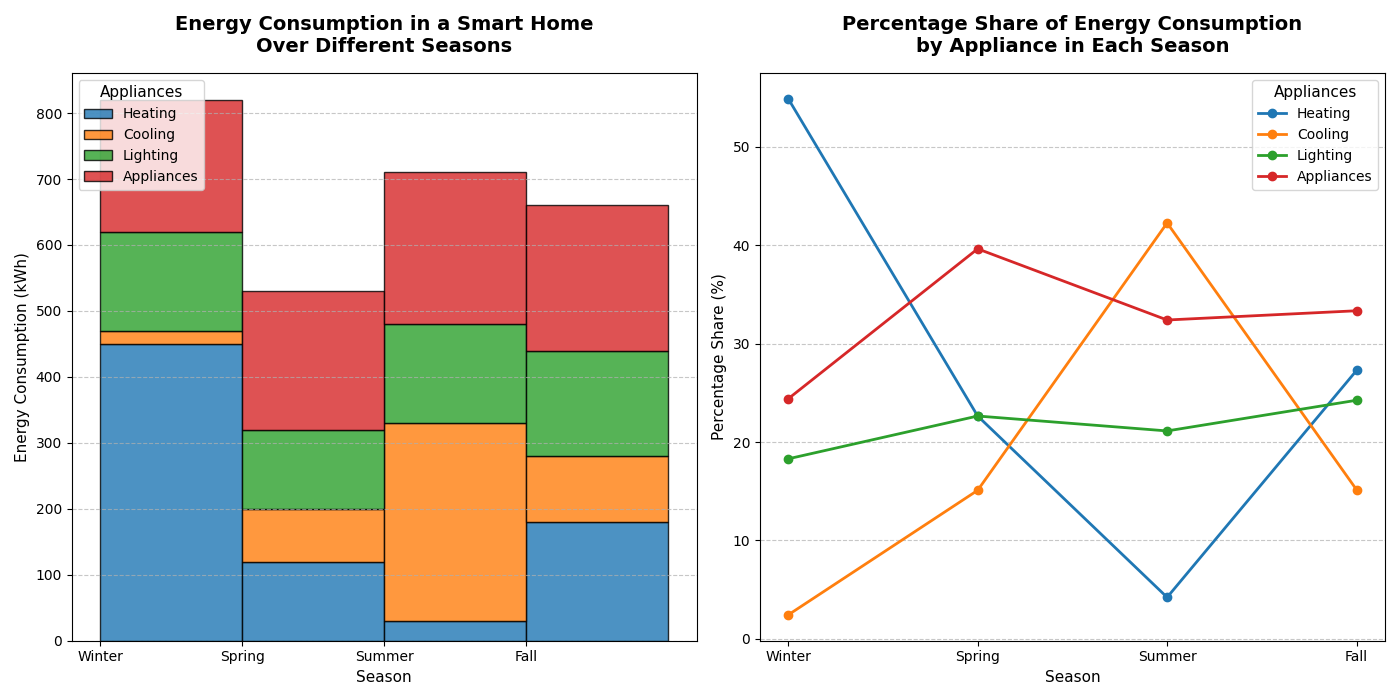

Python code for this plot:
import matplotlib.pyplot as plt
import numpy as np

# Backstory:
# The chart will represent the "Energy Consumption in a Smart Home Over Different Seasons".
# The seasons are Winter, Spring, Summer, and Fall, and we will show the consumption for different appliances: Heating, Cooling, Lighting, and Appliances.

# Defining the seasons
seasons = ['Winter', 'Spring', 'Summer', 'Fall']

# Energy consumption for each appliance in each season (units in kWh)
heating = [450, 120, 30, 180]
cooling = [20, 80, 300, 100]
lighting = [150, 120, 150, 160]
appliances = [200, 210, 230, 220]

# Aggregated data
data = [heating, cooling, lighting, appliances]

# Labels for the appliances
appliance_labels = ['Heating', 'Cooling', 'Lighting', 'Appliances']

# Calculate percentage share for each appliance within a season
def calculate_percentage_share(data):
    percentages = []
    total_consumption = [sum(x) for x in zip(*data)]
    for series in data:
        percentages.append([((val / total) * 100) if total != 0 else 0 for val, total in zip(series, total_consumption)])
    return percentages

percentage_data = calculate_percentage_share(data)

# Setting up the figure and axis
fig, axs = plt.subplots(1, 2, figsize=(14, 7))

# Plotting the stacked histogram
axs[0].hist([np.arange(len(seasons))] * len(data), bins=np.arange(len(seasons) + 1), weights=data, 
            label=appliance_labels, histtype='barstacked', alpha=0.8, edgecolor='black')

axs[0].set_title("Energy Consumption in a Smart Home\nOver Different Seasons", fontsize=14, fontweight='bold', pad=15)
axs[0].set_xlabel("Season", fontsize=11)
axs[0].set_ylabel("Energy Consumption (kWh)", fontsize=11)
axs[0].set_xticks(np.arange(len(seasons)))
axs[0].set_xticklabels(seasons, rotation=0)
axs[0].legend(title="Appliances", fontsize=10, title_fontsize='11', loc='upper left')
axs[0].yaxis.grid(True, linestyle='--', alpha=0.7)

# Plotting the line plot for percentage share
for idx, percentage in enumerate(percentage_data):
    axs[1].plot(seasons, percentage, marker='o', label=appliance_labels[idx], linewidth=2)

axs[1].set_title("Percentage Share of Energy Consumption\nby Appliance in Each Season", fontsize=14, fontweight='bold', pad=15)
axs[1].set_xlabel("Season", fontsize=11)
axs[1].set_ylabel("Percentage Share (%)", fontsize=11)
axs[1].legend(title="Appliances", fontsize=10, title_fontsize='11', loc='best')
axs[1].yaxis.grid(True, linestyle='--', alpha=0.7)

# Adjust layout
plt.tight_layout()

# Display the plots
plt.show()
